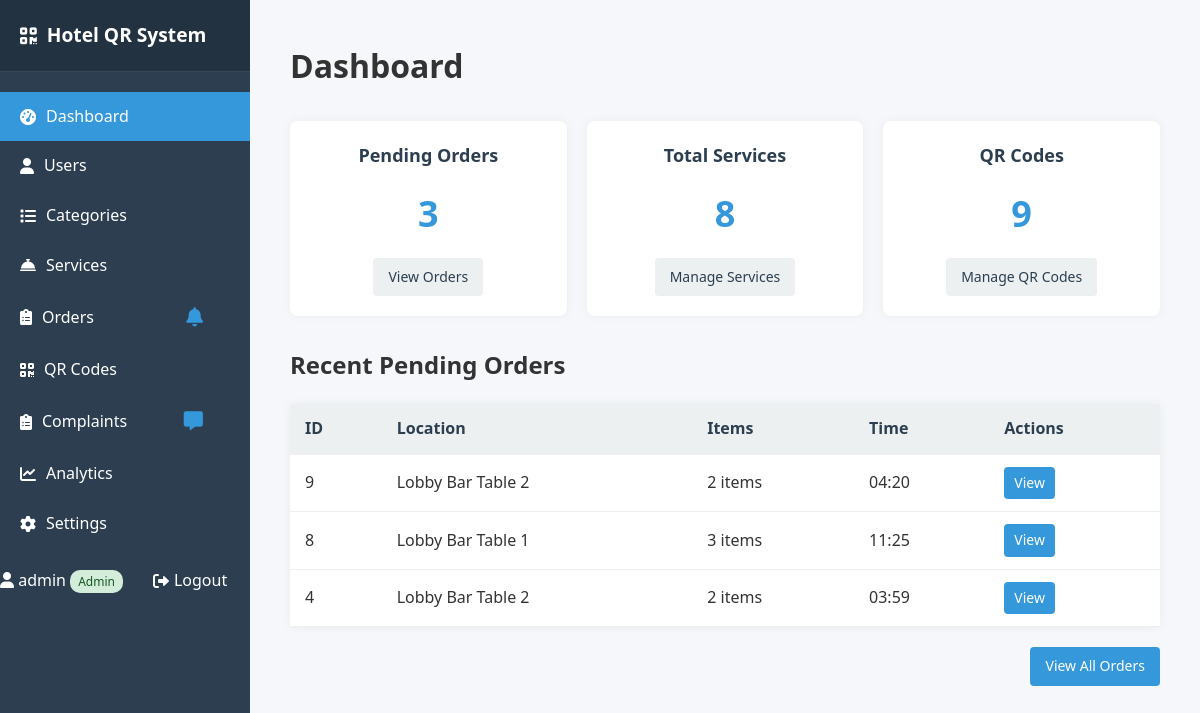
Screenshot of /admin/dashboard.php (signed in) with the database file from the repository.
### tables this page shows
CREATE TABLE `orders` (
  `id` int(11) NOT NULL,
  `location_label` varchar(100) NOT NULL,
  `items` longtext DEFAULT NULL,
  `status` enum('pending','completed','cancelled') DEFAULT 'pending',
  `notes` text DEFAULT NULL,
  `created_at` timestamp NOT NULL DEFAULT current_timestamp(),
  `cancelled_at` timestamp NOT NULL DEFAULT current_timestamp(),
  `completed_at` timestamp NULL DEFAULT NULL
);

### includes/functions.php (called while the page is built, shortened)
<?php
require_once 'db.php';
function getAllQRCodes($pdo) {
    $sql = "SELECT * FROM qr_codes ORDER BY label";
    $stmt = executeQuery($pdo, $sql);
    return $stmt->fetchAll();
}
function getPendingOrders($pdo) {
    $sql = "SELECT o.id, o.location_label, o.created_at, o.status,
                   COUNT(oi.id) as item_count
            FROM orders o
            LEFT JOIN order_items oi ON o.id = oi.order_id
            WHERE o.status = 'pending'
            GROUP BY o.id
            ORDER BY o.created_at DESC";
    $stmt = executeQuery($pdo, $sql);
    return $stmt->fetchAll();
}
function getAllServices($pdo) {
    $sql = "SELECT s.*, c.name AS category_name FROM services s
            JOIN categories c ON s.category_id = c.id
            ORDER BY c.name, s.name";
    $stmt = executeQuery($pdo, $sql);
    return $stmt->fetchAll();
}
?>

### includes/db.php (called while the page is built, shortened)
<?php
function executeQuery($pdo, $sql, $params = []) {
    $stmt = $pdo->prepare($sql);
    $stmt->execute($params);
    return $stmt;
}
?>

### admin/dashboard.php (the view, shortened to what this page needs)
<?php
require_once '../includes/db.php';
require_once '../includes/functions.php';
$pendingOrders = count(getPendingOrders($pdo));
$totalServices = count(getAllServices($pdo));
$totalQRCodes = count(getAllQRCodes($pdo));
?>
<!DOCTYPE html>
<html lang="en">
<head>
    <link rel="stylesheet" href="../assets/css/admin.css">
    <link rel="stylesheet" href="../assets/css/style.css">
</head>
<body>
    <?php include 'admin_header.php'; ?>
    <div class="container">
        <h1>Dashboard</h1>
        <div class="stats-grid">
            <div class="stat-card ">
                <h2>Pending Orders</h2>
                <div class="stat-value"><?= $pendingOrders ?></div>
                <a href="orders.php" class="stat-link">View Orders</a>
            </div>
            <div class="stat-card ">
                <h2>Total Services</h2>
                <div class="stat-value"><?= $totalServices ?></div>
                <a href="services.php" class="stat-link">Manage Services</a>
            </div>
            <div class="stat-card ">
                <h2>QR Codes</h2>
                <div class="stat-value"><?= $totalQRCodes ?></div>
                <a href="qr_generator.php" class="stat-link">Manage QR Codes</a>
            </div>
        </div>
        <div class="recent-orders">
            <h2>Recent Pending Orders</h2>
            <?php
            $orders = getPendingOrders($pdo);
            if (count($orders) > 0):
            ?>
                <table>
                    <thead>
                        <tr>
                            <th>ID</th>
                            <th>Location</th>
                            <th>Items</th>
                            <th>Time</th>
                            <th>Actions</th>
                        </tr>
                    </thead>
                    <tbody>
                        <?php foreach (array_slice($orders, 0, 5) as $order):
                        ?>
                            <tr>
                                <td><?= $order['id'] ?></td>
                                <td><?= htmlspecialchars($order['location_label']) ?></td>
                                <td><?= (int)$order['item_count'] ?> item<?= (int)$order['item_count'] !== 1 ? 's' : '' ?></td>
                                <td><?= date('H:i', strtotime($order['created_at'])) ?></td>
                                <td>
                                    <a href="order_detail.php?id=<?= $order['id'] ?>" class="btn small">View</a>
                                </td>
                            </tr>
                        <?php endforeach; ?>
                    </tbody>
                </table>
                <div class="text-right">
                    <a href="orders.php" class="btn">View All Orders</a>
                </div>
            <?php else: ?>
                <p>No pending orders at this time.</p>
            <?php endif; ?>
        </div>
    </div>
</body>
</html>

### assets/css/admin.css (style rules this page uses)
:root { --primary: #3498db; --primary-dark: #2980b9; --secondary: #2ecc71; --danger: #e74c3c; --warning: #f39c12; --dark: #2c3e50; --light: #ecf0f1; --gray: #95a5a6; --white: #ffffff; --black: #000000; }
* { margin: 0; padding: 0; box-sizing: border-box; }
body { font-family: 'Segoe UI', Tahoma, Geneva, Verdana, sans-serif; background-color: #f5f7fa; color: #333; }
.btn { display: inline-flex; align-items: center; gap: 5px; padding: 8px 15px; border: none; border-radius: 4px; font-size: 14px; cursor: pointer; transition: all 0.3s; }
.stats-grid { display: grid; grid-template-columns: repeat(auto-fit, minmax(250px, 1fr)); gap: 20px; margin: 30px 0; }
.stat-card { background-color: white; padding: 20px; border-radius: 8px; box-shadow: 0 0 10px rgba(0, 0, 0, 0.05); text-align: center; }
.stat-card h2 { color: var(--dark-color); font-size: 18px; margin-bottom: 10px; }
.stat-value { font-size: 36px; font-weight: bold; color: var(--primary-color); margin: 15px 0; }
.stat-link { display: inline-block; padding: 8px 15px; background-color: var(--light-color); color: var(--dark-color); border-radius: 4px; font-size: 14px; }
table { width: 100%; border-collapse: collapse; margin: 20px 0; background-color: white; box-shadow: 0 0 10px rgba(0, 0, 0, 0.05); }
th, td { padding: 12px 15px; text-align: left; border-bottom: 1px solid #eee; }
th { background-color: var(--light-color); font-weight: bold; color: var(--dark-color); }
.container { max-width: 1400px; margin: 0 auto; padding: 20px; }

### assets/css/style.css (style rules this page uses)
:root { --primary-color: #3498db; --secondary-color: #2980b9; --success-color: #2ecc71; --danger-color: #e74c3c; --warning-color: #f39c12; --light-color: #ecf0f1; --dark-color: #2c3e50; --gray-color: #95a5a6; --white-color: #ffffff; --black-color: #000000; }
* { margin: 0; padding: 0; box-sizing: border-box; }
body { font-family: 'Segoe UI', Tahoma, Geneva, Verdana, sans-serif; line-height: 1.6; color: #333; background-color: #f5f5f5; }
a { text-decoration: none; color: var(--primary-color); }
.container { max-width: 1200px; margin: 0 auto; padding: 20px; }
.text-right { text-align: right; }
.btn { display: inline-block; padding: 10px 20px; background-color: var(--primary-color); color: white; border: none; border-radius: 4px; cursor: pointer; font-size: 16px; transition: background-color 0.3s; }
.btn.small { padding: 5px 10px; font-size: 14px; }

### admin/admin_header.php (style rules this page uses)
:root { --header-height: 60px; --footer-height: 50px; }
body { margin: 0; padding: 0; display: grid; grid-template-rows: var(--header-height) 1fr var(--footer-height); min-height: 100vh; overflow: hidden; }

### rows the page displays
orders: id "9", location_label "Lobby Bar Table 2", item_count "2", created_at "04:20"
orders: id "8", location_label "Lobby Bar Table 1", item_count "3", created_at "11:25"
orders: id "4", location_label "Lobby Bar Table 2", item_count "2", created_at "03:59"

### other values shown
$_SESSION['admin_username'] "admin"
$_SESSION['admin_role'] "Admin"
$pendingOrders "3"
$totalServices "8"
$totalQRCodes "9"
